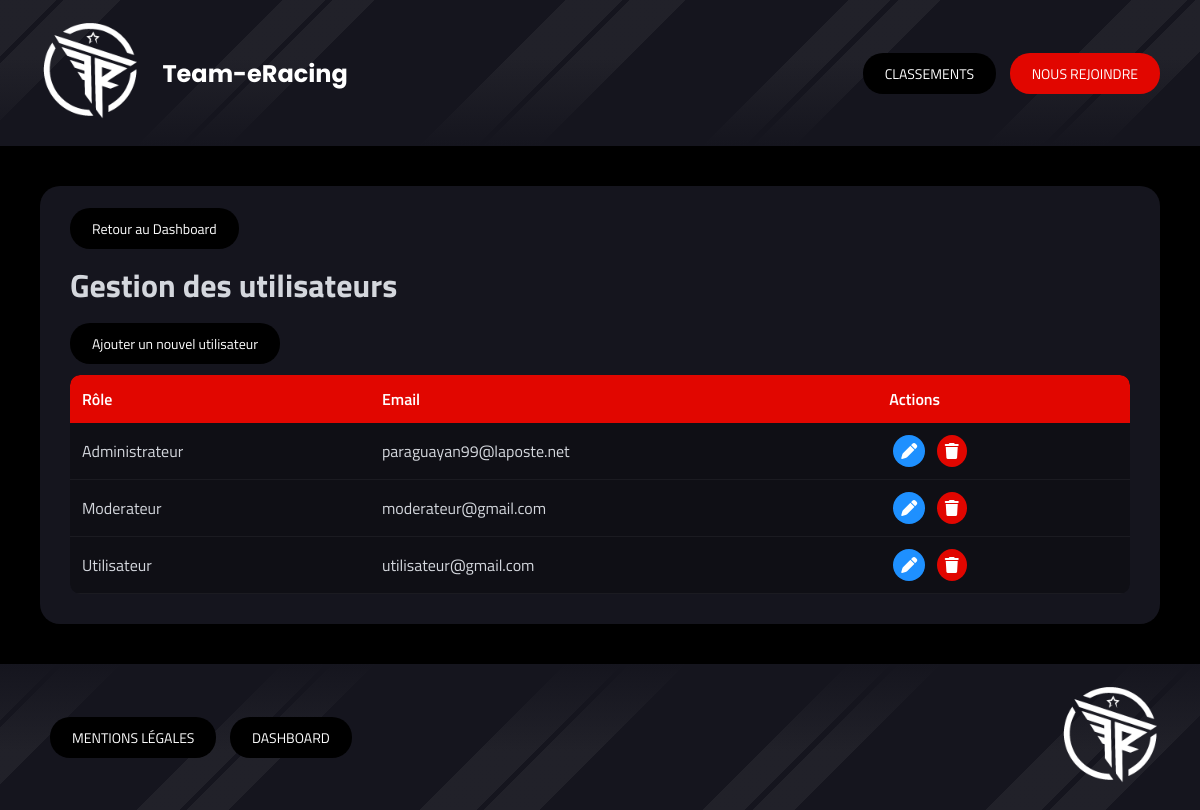
/index.php?controller=users&action=index (signed in), run on the app's committed database.
### tables this page shows
CREATE TABLE IF NOT EXISTS `users` (
  `id` int NOT NULL AUTO_INCREMENT,
  `email` varchar(191) NOT NULL,
  `password_hash` varchar(255) NOT NULL,
  `role_id` int NOT NULL,
  PRIMARY KEY (`id`),
  UNIQUE KEY `email` (`email`),
  KEY `role_id` (`role_id`)
);

CREATE TABLE IF NOT EXISTS `roles` (
  `id` int NOT NULL AUTO_INCREMENT,
  `name` varchar(50) NOT NULL,
  PRIMARY KEY (`id`)
);

### Controllers/Controller.php (called while the page is built, shortened)
<?php
abstract class Controller
{
    public function render(string $path, array $data = [])
    {
        extract($data);
        include dirname(__DIR__) . '/Views/' . $path . '.php';
        include dirname(__DIR__) . '/Views/base.php';
    }
}
?>

### Controllers/UsersController.php (called while the page is built, shortened)
<?php
class UsersController extends Controller {
    public function index()
    {
        $users = UsersModel::all();
        $roles = RolesModel::allRoles();
        $this->render('dashboard/users/index', [
            'list' => $users,
            'roles' => $roles
        ]);
    }
}
?>

### public/index.php (called while the page is built, shortened)
<?php
include '../Autoloader.php';
$route = new Router();
$route->routes();
?>

### Autoloader.php (called while the page is built, shortened)
<?php
class Autoloader{
    static function autoload($class){
        $class = str_replace(__NAMESPACE__.'\\','',$class);
        $class = str_replace('\\','/',$class);
    }
}
?>

### Core/DbConnect.php (called while the page is built, shortened)
<?php
class DbConnect
{
    protected $connection;
    public function getConnection()
    {
        return $this->connection;
    }
    public function __construct()
    {
        try {
            $dsn = 'mysql:host=' . self::SERVER . ';dbname=' . self::BASE . ';charset=utf8mb4';
                $this->connection = new PDO($dsn, self::USER, self::PASSWORD, [
                    PDO::ATTR_ERRMODE => PDO::ERRMODE_EXCEPTION,
                    PDO::ATTR_DEFAULT_FETCH_MODE => PDO::FETCH_OBJ,
                    PDO::ATTR_EMULATE_PREPARES => false
                ]);
        } catch (Exception $e) {
            die('Erreur : ' . $e->getMessage());
        }
    }
}
?>

### Models/UsersModel.php (called while the page is built, shortened)
<?php
class UsersModel extends DbConnect {
    public static function all(){
        $db = new DbConnect();
        return $db->getConnection()->query("
            SELECT users.id, email, roles.name as role
            FROM users
            JOIN roles ON users.role_id = roles.id
        ")->fetchAll();
    }
}
?>

### Views/dashboard/users/index.php (the view, shortened to what this page needs)
<div class="section-dashboard">
    <div class="section-header">
        <a class="nav-btn-dashboard" href="index.php?controller=dashboard">Retour au Dashboard</a>
        <h1>Gestion des utilisateurs</h1>
        <a class="nav-btn-dashboard" href="index.php?controller=users&action=create">Ajouter un nouvel utilisateur</a>
    </div>
    <div class="table-responsive">
        <table class="dashboard-table">
            <thead>
                <tr>
                    <th>Rôle</th>
                    <th>Email</th>
                    <th class="actions-column">Actions</th>
                </tr>
            </thead>
            <tbody>
                <?php foreach ($list as $user): ?>
                <tr>
                    <td><?= htmlspecialchars($user->role) ?></td>
                    <td><?= htmlspecialchars($user->email) ?></td>
                    <td class="actions">
                        <a class="action-btn edit" href="index.php?controller=users&action=update&id=<?= $user->id ?>">
                            <i class="fa-solid fa-pen"></i>
                        </a>
                        <a class="action-btn delete" href="index.php?controller=users&action=delete&id=<?= $user->id ?>">
                            <i class="fa-solid fa-trash"></i>
                        </a>
                    </td>
                </tr>
                <?php endforeach; ?>
            </tbody>
        </table>
    </div>
</div>

### public/style-v1.7.css (style rules this page uses)
html, body { height: 100%; margin: 0; padding: 0; background: #000000; font-family: 'Titillium Web', 'Segoe UI', 'Helvetica Neue', Arial, sans-serif; color: #d4d7dd; }
body { display: flex; flex-direction: column; }
.section-dashboard { background: #15151E; margin: 40px; padding: 30px; border-radius: 20px; gap: 20px; }
.nav-btn-dashboard { padding: 10px 22px; border-radius: 20px; background: #000000; color: white; text-decoration: none; font-size: 14px; cursor: pointer; transition: background-color 0.3s; }
.table-responsive { overflow-x: auto; border-radius: 10px; margin-top: 20px; }
.dashboard-table { width: 100%; border-collapse: collapse; background: #0f0f15; border-radius: 10px; overflow: hidden; }
.dashboard-table th { background: #E10600; padding: 12px; text-align: left; color: white; font-weight: 600; }
.dashboard-table td { padding: 12px; border-bottom: 1px solid rgba(255,255,255,0.05); }
.actions-column { text-align: center; }
.action-btn { padding: 8px; border-radius: 50%; margin: 0 4px; text-decoration: none; display: inline-flex; }
.action-btn.edit { background: #1e90ff; color: white; }
.action-btn.delete { background: #E10600; color: white; }

### data on the page
users: role.name "Administrateur", email "paraguayan99@laposte.net"
users: role.name "Moderateur", email "moderateur@gmail.com"
users: role.name "Utilisateur", email "utilisateur@gmail.com"
